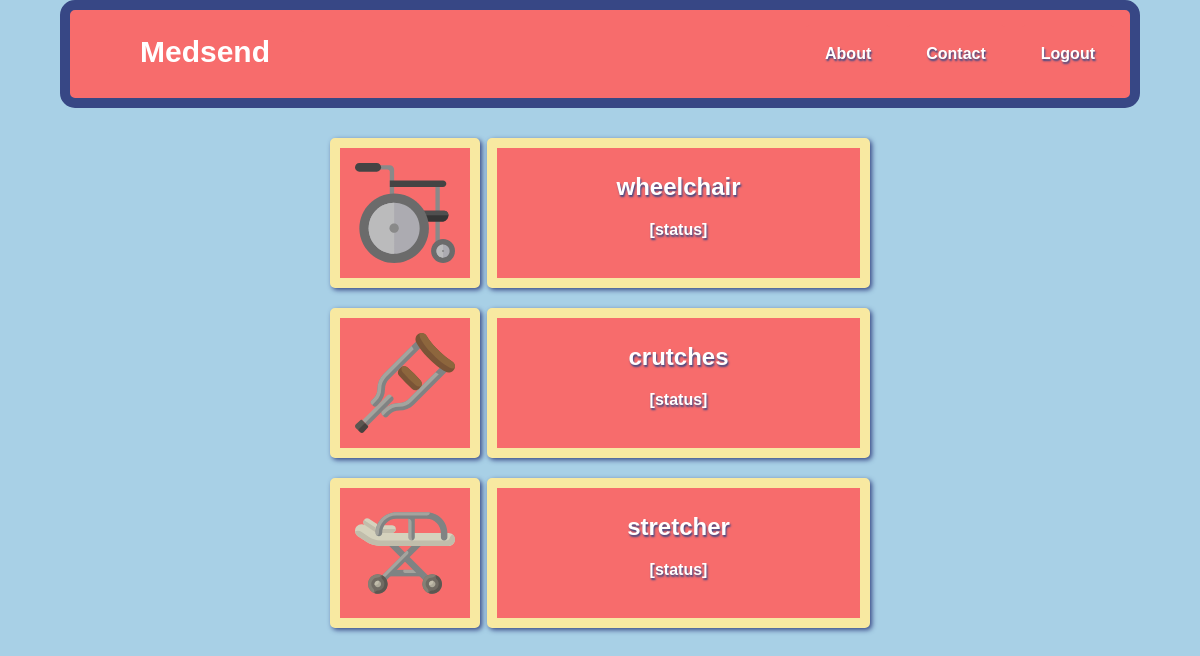
The app's page /donee/2 with its own data.
### tables this page shows
CREATE TABLE requests
               (userid int,
                item_type text,
                icon text,
                image text,
                date_requested text,
                date_received text);

### app.py (the view)
@app.route('/donee/<userid>')
def donee(userid):
    title = "MedSend"
    conn = sqlite3.connect(db_path)
    c = conn.cursor()
    orders = c.execute("SELECT * from requests where userid == "+userid+"")
    data = c.fetchall()
    requests = requests_dict_arr(data)
    orders = c.execute("SELECT * from users where id == "+userid+"")
    data = c.fetchall()
    username = ""
    for d in data:
      username = d[1]
    return render_template('donee.html', username=username, title=title, requests = requests)

### app.py (called while the page is built)
def requests_dict_arr(data):
  donations= []
  for d in data:
    item = dict()
    item['userid'] = d[0]
    item['item_type'] = d[1]
    item['icon'] = d[2]
    item['image'] = d[3]
    print(d[3])
    item['date_requested'] = d[4]
    item['date_received'] = d[5]
    donations.append(item)
    print(donations)
  return donations

### templates/donee.html (shortened to what this page needs)
<!DOCTYPE html>
<html lang="en">
<head>
  <link rel="stylesheet" href="{{ url_for('static', filename='css/style.css') }}">
  <link rel="stylesheet" href="{{ url_for('static', filename='css/donee.css') }}">
</head>
<body>
	<ul>
	  <li style="float:left" class="logo"><a class="logo" href="#home">Medsend</a></li>
	  <li style="padding-right:15px"><a class="active" href="#logout">Logout</a></li>
	  <li><a href="#contact">Contact</a></li>
	  <li><a href="#about">About</a></li>
	</ul>
    {% for item in requests %}
    <div class="outergrid" >
    <div class="entry">
        {% if data_received %}
        <img src="../{{item.image}}" alt ="{{item.item_type}}" class="picture">
        <div class="name">
            <h2> {{ item['item_type'] }} </h2>
            <span>[status]</span>
            <div class="progress" >
                <div class="complete" >
                    Request complete!
                 </div>
                 {% else %}
                 <img src="../{{item.icon}}" alt ="{{item.item_type}}" class="picture">
                 <div class="name">
                     <h2> {{ item['item_type'] }} </h2>
                     <span>[status]</span>
                 {% endif %}
        </div>
    </div>
    </div>
    {% endfor %}
</body>
</html>

### static/css/style.css (style rules this page uses)
body { background-color: #a8d0e6; width: 90%; margin: auto; }
.logo { border-radius: 5px; display: block; text-align: center; padding: 5px 35px; text-decoration: none; background-color: none; color: white; font-size: 30px; text-shadow: none; float:left; }
ul { list-style-type: none; width: 100%; margin: auto; padding: 0; padding-top: 15px; padding-bottom: 15px; overflow: hidden; box-sizing: border-box; border-radius: 15px; border: 10px solid #374785; background-color: #F76C6C; }
li { float: right; padding-left: 15px; }
li a { border-radius: 5px; display: block; color: white; text-shadow: 1px 2px 2px #374785; text-align: center; padding: 20px; text-decoration: none; background-color: #F76C6C; }

### static/css/donee.css (style rules this page uses)
* { box-sizing: border-box; }
body { background-color: #a8do36; }
html { font-family:"verdana", sans-serif; color: white; font-weight: bold; }
.active { color: white; background-color: #F76C6C; }
.outergrid { padding-top: 30px; display: grid; width: 100%; height: 170px; grid-template-rows: 150px; }
.entry { margin: auto; display: grid; width: 50%; height: 157px; grid-template-areas: "left rest"; grid-template-columns: 150px 1fr; grid-template-rows: 150px; grid-gap: 7px; }
.picture { width:150px; height:150px; float:right; grid-area: left; border: 10px solid #F8E9A1; border-radius: 5px; padding: 15px; box-shadow: 2px 2px 5px #374785; background-color: #F76C6C; }
.name { text-shadow: 1px 2px 2px #374785; text-align: center; grid-area: rest; border: 10px solid #F8E9A1; border-radius: 5px; padding: 5px; box-shadow: 2px 2px 5px #374785; background-color: #F76C6C; }

### records on screen
requests: icon (picture), item_type "wheelchair"
requests: icon (picture), item_type "crutches"
requests: icon (picture), item_type "stretcher"
